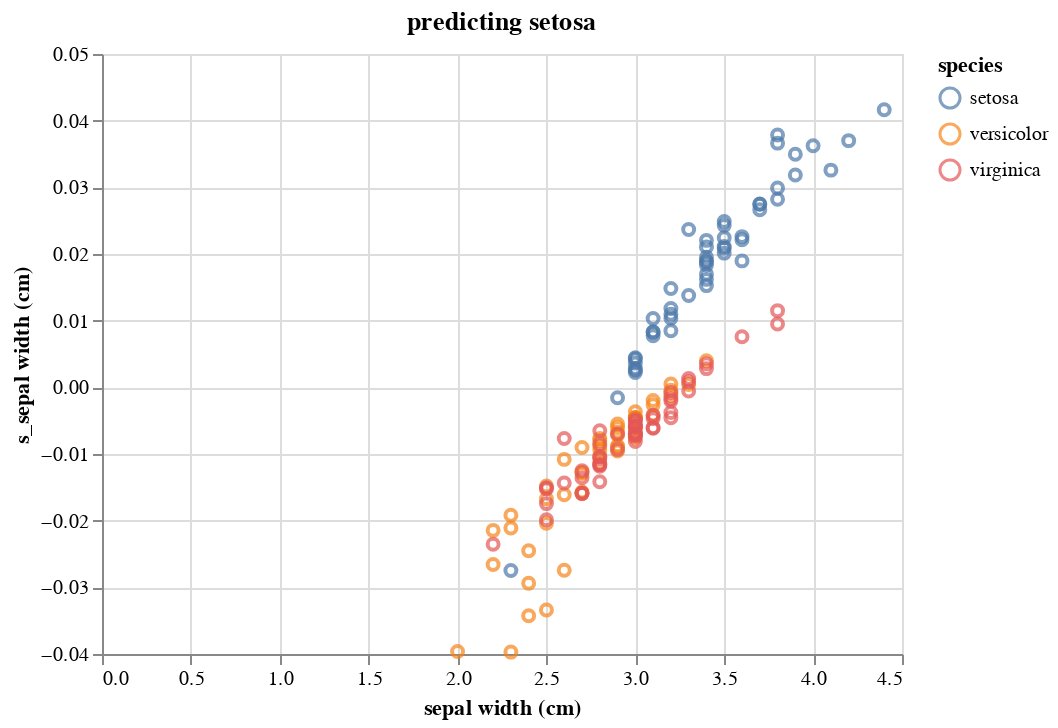

The notebook cell this image was saved under:
### Code cell
alt.Chart(chart_df).mark_point().encode(
    x=feature, y=f"s_{feature}", color="species"
).properties(title=f"predicting {iris.target_names[prediction]}")

### Figure 1 — Vega-Lite specification as saved in the notebook (floating-point values rounded to 4 significant figures; data arrays with more than 128 entries replaced by an {"elided": "..."} marker saying what was removed)
{"config": {"view": {"continuousWidth": 400, "continuousHeight": 300}}, "data": {"name": "data-ce768565a02406b7ee1061416e41245e"}, "mark": "point", "encoding": {"color": {"type": "nominal", "field": "species"}, "x": {"type": "quantitative", "field": "sepal width (cm)"}, "y": {"type": "quantitative", "field": "s_sepal width (cm)"}}, "title": "predicting setosa", "$schema": "https://vega.github.io/schema/vega-lite/v4.8.1.json", "datasets": {"data-ce768565a02406b7ee1061416e41245e": {"elided": "150 records"}}}
